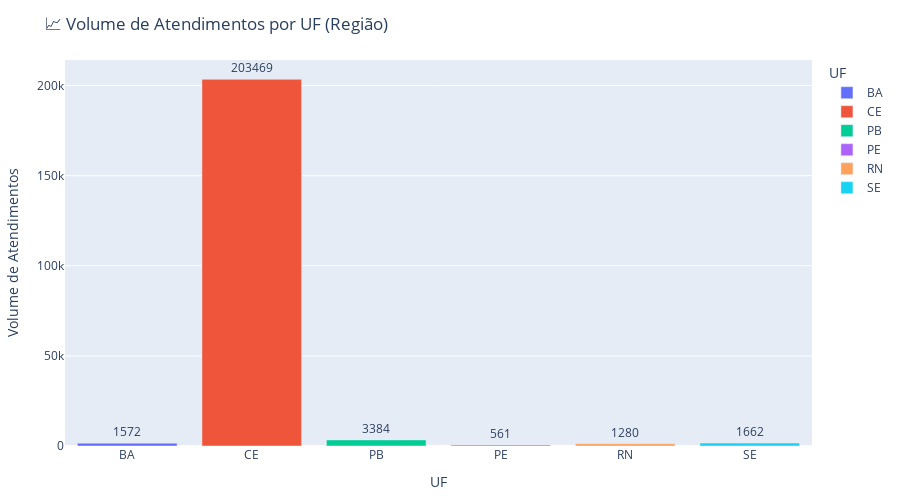
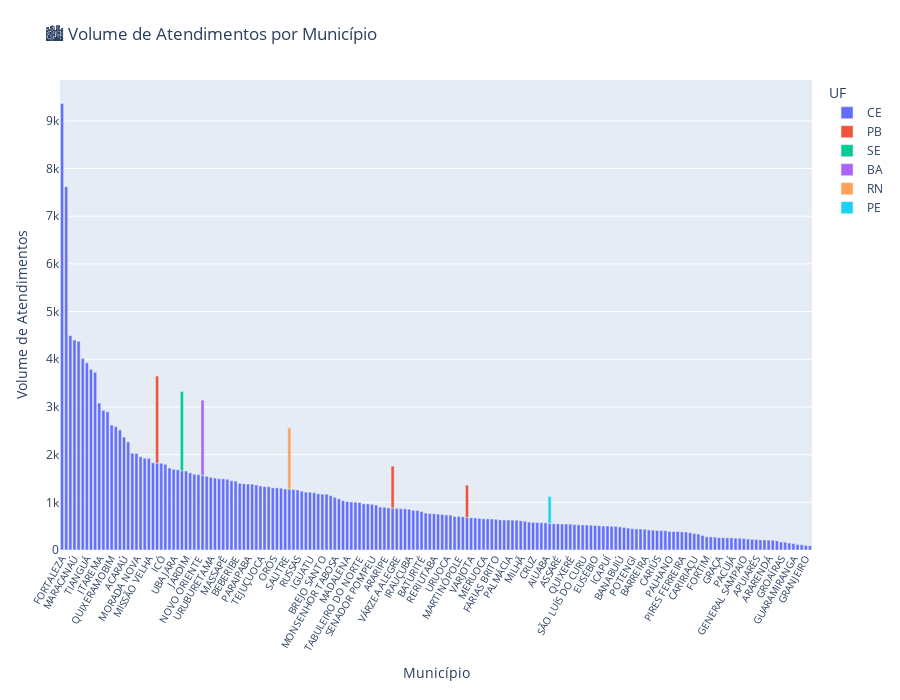

Notebook cell for these charts, in order:
### Markdown cell above
Volume de atendimentos por região e município.

Proporção de atendimentos por 100 mil habitantes.

Ranking de municípios com maior e menor volume proporcional de atendimento.

Mapa interativo dos atendimentos SUS.

### Code cell
import plotly.express as px

# =========================
# 1️⃣ Agrupamento
# =========================
atendimentos_por_municipio = (
    df_merged.groupby(['UF', 'MUNICÍPIO'], as_index=False)
    .agg({'PRIMEIRO_NOME': 'count'})
    .rename(columns={'PRIMEIRO_NOME': 'VOLUME_ATENDIMENTOS'})
)

# =========================
# 2️⃣ Gráfico 1 — Volume de atendimentos por UF
# =========================
fig_uf = px.bar(
    atendimentos_por_municipio.groupby('UF', as_index=False)['VOLUME_ATENDIMENTOS'].sum(),
    x='UF',
    y='VOLUME_ATENDIMENTOS',
    color='UF',
    text='VOLUME_ATENDIMENTOS',
    title='📈 Volume de Atendimentos por UF (Região)'
)
fig_uf.update_traces(textposition='outside')
fig_uf.update_layout(
    yaxis_title='Volume de Atendimentos',
    xaxis_title='UF',
    uniformtext_minsize=8,
    uniformtext_mode='hide',
    margin=dict(l=40, r=40, t=60, b=40),
    height=500
)
fig_uf.show()

# =========================
# 3️⃣ Gráfico 2 — Volume de atendimentos por Município
# =========================
fig_mun = px.bar(
    atendimentos_por_municipio.sort_values(by='VOLUME_ATENDIMENTOS', ascending=False),
    x='MUNICÍPIO',
    y='VOLUME_ATENDIMENTOS',
    color='UF',
    text='VOLUME_ATENDIMENTOS',
    title='🏙️ Volume de Atendimentos por Município'
)

# Ajustes de layout e espaçamento
fig_mun.update_traces(textposition='outside', cliponaxis=False)
fig_mun.update_layout(
    xaxis_tickangle=-60,            # Inclina os rótulos do eixo X
    xaxis_tickfont=dict(size=10),   # Tamanho menor da fonte
    yaxis_title='Volume de Atendimentos',
    xaxis_title='Município',
    uniformtext_minsize=8,
    uniformtext_mode='hide',
    bargap=0.25,                    # Espaço entre as colunas
    margin=dict(l=60, r=40, t=80, b=150),  # Aumenta margem inferior
    height=700                      # Altura maior para caber tudo
)
fig_mun.show()

### Figure 1 — Plotly figure (JSON) as saved in the notebook; plotly's stock layout.template omitted (floating-point values rounded to 4 significant figures)
{"data": [{"hovertemplate": "UF=%{x}<br>VOLUME_ATENDIMENTOS=%{text}<extra></extra>", "legendgroup": "BA", "marker": {"color": "#636efa", "pattern": {"shape": ""}}, "name": "BA", "orientation": "v", "showlegend": true, "text": [1572.0], "textposition": "outside", "type": "bar", "x": ["BA"], "xaxis": "x", "y": [1572], "yaxis": "y"}, {"hovertemplate": "UF=%{x}<br>VOLUME_ATENDIMENTOS=%{text}<extra></extra>", "legendgroup": "CE", "marker": {"color": "#EF553B", "pattern": {"shape": ""}}, "name": "CE", "orientation": "v", "showlegend": true, "text": [203500.0], "textposition": "outside", "type": "bar", "x": ["CE"], "xaxis": "x", "y": [203469], "yaxis": "y"}, {"hovertemplate": "UF=%{x}<br>VOLUME_ATENDIMENTOS=%{text}<extra></extra>", "legendgroup": "PB", "marker": {"color": "#00cc96", "pattern": {"shape": ""}}, "name": "PB", "orientation": "v", "showlegend": true, "text": [3384.0], "textposition": "outside", "type": "bar", "x": ["PB"], "xaxis": "x", "y": [3384], "yaxis": "y"}, {"hovertemplate": "UF=%{x}<br>VOLUME_ATENDIMENTOS=%{text}<extra></extra>", "legendgroup": "PE", "marker": {"color": "#ab63fa", "pattern": {"shape": ""}}, "name": "PE", "orientation": "v", "showlegend": true, "text": [561.0], "textposition": "outside", "type": "bar", "x": ["PE"], "xaxis": "x", "y": [561], "yaxis": "y"}, {"hovertemplate": "UF=%{x}<br>VOLUME_ATENDIMENTOS=%{text}<extra></extra>", "legendgroup": "RN", "marker": {"color": "#FFA15A", "pattern": {"shape": ""}}, "name": "RN", "orientation": "v", "showlegend": true, "text": [1280.0], "textposition": "outside", "type": "bar", "x": ["RN"], "xaxis": "x", "y": [1280], "yaxis": "y"}, {"hovertemplate": "UF=%{x}<br>VOLUME_ATENDIMENTOS=%{text}<extra></extra>", "legendgroup": "SE", "marker": {"color": "#19d3f3", "pattern": {"shape": ""}}, "name": "SE", "orientation": "v", "showlegend": true, "text": [1662.0], "textposition": "outside", "type": "bar", "x": ["SE"], "xaxis": "x", "y": [1662], "yaxis": "y"}], "layout": {"barmode": "relative", "height": 500, "legend": {"title": {"text": "UF"}, "tracegroupgap": 0}, "margin": {"b": 40, "l": 40, "r": 40, "t": 60}, "title": {"text": "📈 Volume de Atendimentos por UF (Região)"}, "uniformtext": {"minsize": 8, "mode": "hide"}, "xaxis": {"anchor": "y", "categoryarray": ["BA", "CE", "PB", "PE", "RN", "SE"], "categoryorder": "array", "domain": [0, 1], "title": {"text": "UF"}}, "yaxis": {"anchor": "x", "domain": [0, 1], "title": {"text": "Volume de Atendimentos"}}}}

### Figure 2 — Plotly figure (JSON) as saved in the notebook; plotly's stock layout.template omitted (floating-point values rounded to 4 significant figures; data arrays with more than 128 entries replaced by an {"elided": "..."} marker saying what was removed)
{"data": [{"cliponaxis": false, "hovertemplate": "UF=CE<br>MUNICÍPIO=%{x}<br>VOLUME_ATENDIMENTOS=%{text}<extra></extra>", "legendgroup": "CE", "marker": {"color": "#636efa", "pattern": {"shape": ""}}, "name": "CE", "orientation": "v", "showlegend": true, "text": {"elided": "182 float values"}, "textposition": "outside", "type": "bar", "x": {"elided": "182 str values"}, "xaxis": "x", "y": {"elided": "182 int values"}, "yaxis": "y"}, {"cliponaxis": false, "hovertemplate": "UF=PB<br>MUNICÍPIO=%{x}<br>VOLUME_ATENDIMENTOS=%{text}<extra></extra>", "legendgroup": "PB", "marker": {"color": "#EF553B", "pattern": {"shape": ""}}, "name": "PB", "orientation": "v", "showlegend": true, "text": [1824.0, 880.0, 680.0], "textposition": "outside", "type": "bar", "x": ["PEDRA BRANCA", "NOVA OLINDA", "MULUNGU"], "xaxis": "x", "y": [1824, 880, 680], "yaxis": "y"}, {"cliponaxis": false, "hovertemplate": "UF=SE<br>MUNICÍPIO=%{x}<br>VOLUME_ATENDIMENTOS=%{text}<extra></extra>", "legendgroup": "SE", "marker": {"color": "#00cc96", "pattern": {"shape": ""}}, "name": "SE", "orientation": "v", "showlegend": true, "text": [1662.0], "textposition": "outside", "type": "bar", "x": ["PACATUBA"], "xaxis": "x", "y": [1662], "yaxis": "y"}, {"cliponaxis": false, "hovertemplate": "UF=BA<br>MUNICÍPIO=%{x}<br>VOLUME_ATENDIMENTOS=%{text}<extra></extra>", "legendgroup": "BA", "marker": {"color": "#ab63fa", "pattern": {"shape": ""}}, "name": "BA", "orientation": "v", "showlegend": true, "text": [1572.0], "textposition": "outside", "type": "bar", "x": ["MILAGRES"], "xaxis": "x", "y": [1572], "yaxis": "y"}, {"cliponaxis": false, "hovertemplate": "UF=RN<br>MUNICÍPIO=%{x}<br>VOLUME_ATENDIMENTOS=%{text}<extra></extra>", "legendgroup": "RN", "marker": {"color": "#FFA15A", "pattern": {"shape": ""}}, "name": "RN", "orientation": "v", "showlegend": true, "text": [1280.0], "textposition": "outside", "type": "bar", "x": ["SÃO GONÇALO DO AMARANTE"], "xaxis": "x", "y": [1280], "yaxis": "y"}, {"cliponaxis": false, "hovertemplate": "UF=PE<br>MUNICÍPIO=%{x}<br>VOLUME_ATENDIMENTOS=%{text}<extra></extra>", "legendgroup": "PE", "marker": {"color": "#19d3f3", "pattern": {"shape": ""}}, "name": "PE", "orientation": "v", "showlegend": true, "text": [561.0], "textposition": "outside", "type": "bar", "x": ["CEDRO"], "xaxis": "x", "y": [561], "yaxis": "y"}], "layout": {"bargap": 0.25, "barmode": "relative", "height": 700, "legend": {"title": {"text": "UF"}, "tracegroupgap": 0}, "margin": {"b": 150, "l": 60, "r": 40, "t": 80}, "title": {"text": "🏙️ Volume de Atendimentos por Município"}, "uniformtext": {"minsize": 8, "mode": "hide"}, "xaxis": {"anchor": "y", "domain": [0, 1], "tickangle": -60, "tickfont": {"size": 10}, "title": {"text": "Município"}}, "yaxis": {"anchor": "x", "domain": [0, 1], "title": {"text": "Volume de Atendimentos"}}}}
